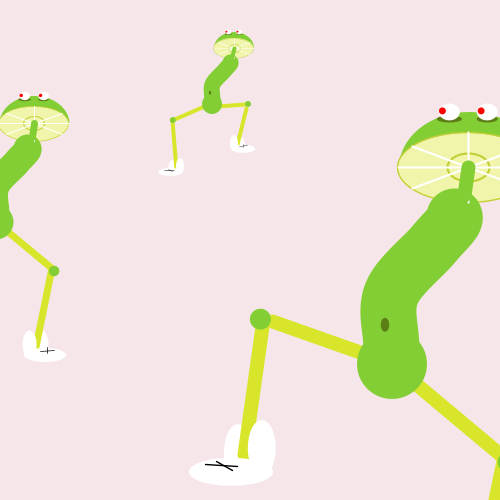
Frame 1 (no input)
Frame 60 (the mouse pressed at the canvas centre just before this capture): identical to frame 1, image omitted
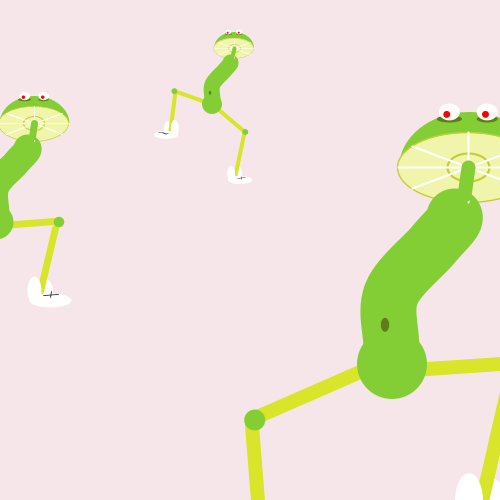
Frame 120 (the mouse held since frame 60 and released just before this capture)

The Processing sketch that drew these frames (run headless with seeded random() and noise(); from frame 60 on, the mouse is pressed at the canvas centre):

// Processing sketch: processing_37658
// ── processing_37658.pde

void setup () {
  size (500, 500);
  smooth ();
}
void draw () {
  smooth();
  randomSeed(0);

  //for (int k=0; k< 501; k += random(11,55) ) {
  //  strokeWeight(random (1, 2));
  background (#F7E6E9, 80);
   // line (0, k, 500, k);

    limeman (-200, 40, .7);
    limeman (0, 0, 1.4);
    limeman2 (100, 0, .4);

    if (mousePressed == true) {
      background (255);
      background (#F7E6E9);
      limeman2 (-200, 40, .7);
      limeman2(0, 0, 1.4);
      limeman (100, 0, .4);
    }
  }


//void mouseMoved() {
// limeman2 (-200, 40, .7);
// if (limeman (-200, 40, .7));
// 

void limeman2 (int x, int y, float s) {
  pushMatrix ();
  translate (x, y);
  scale(s);
  //backs of shoes
  noStroke ();
  fill (255);
  ellipse (352, 362, 20, 40);
  ellipse (181, 420, 20, 40); 

  //legs
  stroke (#D8E52A);
  strokeWeight (10);
  //lower right leg
  line (344, 360, 365, 270);
  //upper right leg
  line (290, 265, 363, 260);
  //lower left leg
  line (180, 300, 190, 425);
  //upper left leg 
  line (260, 265, 180, 300);

  noStroke();
  fill(#83CE34);
  //knees
  ellipse (182, 300, 15, 15);
  ellipse (370, 260, 15, 15);

  //butt ellipse
  ellipse  (280, 260, 50, 50);

  //shoes
  noStroke ();
  fill (255);
  ellipse (358, 372, 60, 20);
  ellipse (335, 358, 20, 40);
  ellipse (200, 415, 20, 40); 
  ellipse (176, 430, 60, 20);

  //laces
  stroke (0); 
  strokeWeight (1);
  line (170, 423, 181, 429);
  line (162, 425, 185, 426);

  line (348, 365, 369, 363 );
  line (359, 360, 358, 368);

  //head arc
  noStroke();
  fill (#83CE34);
  arc (335, 120, 100, 80, PI, 2*PI);

  fill (255);
  ellipse (334, 120, 100, 50);

  fill (255);
  arc (335, 122, 100, 30, PI, 2*PI);

  //head shading
  fill (#D8E52A, 100);
  strokeWeight (1);
  stroke(#C3CE34);
  ellipse (334, 120, 100, 50);

  //torso
  strokeWeight (40);
  noFill ();

  beginShape ();
  curveVertex (300, 155);
  curveVertex (325, 155);
  curveVertex (310, 175);
  curveVertex (280, 210);
  curveVertex (280, 250);
  curveVertex (280, 300);
  stroke (#83CE34);
  endShape ();

  //belly button
  noStroke ();
  fill (#5D7E16);
  ellipse (275, 232, 6, 10);

  noFill ();

  stroke (#C3CE34);
  strokeWeight (1.5);
  ellipse (335, 120, 30, 20);
  stroke (255);
  int lx = 335;

  int ly=120;
  line(lx, ly, lx-50, ly);
  line(lx, ly, lx+50, ly);
  line(lx, ly, lx, ly-25);
  line(lx, ly, lx, ly+25);  
  line(lx, ly, lx+40, ly-15);
  line(lx, ly, lx-40, ly+15);
  line(lx, ly, lx+40, ly+15);
  line(lx, ly, lx-40, ly-15);

  //neck
  stroke (#83CE34);
  strokeWeight (10);
  line (332, 140, 335, 120);

  //eyeshading
  noStroke();
  fill (#5D7E16);
  ellipse (321, 85, 18, 5);
  ellipse (348, 85, 15, 5);

  //eyes
  noStroke ();
  fill (255);
  ellipse (321, 80, 15, 12);
  ellipse (348, 80, 15, 12);

  //pupil
  float ex = 320;
  float ey = 80;
  // fill (#4D4D50);
  fill (255, 0, 0);
  float dxiris = constrain ((mouseX-ex)/80, -10, 14);
  float dyiris = constrain ((mouseY-ey)/100, -14, 14);
  ellipse (ex+dxiris, ey+dyiris, 5, 5);
  float exL = 348;
  float eyL = 80;
  float dxirisL = constrain ((mouseX-exL)/80, -10, 14);
  float dyirisL = constrain ((mouseY-eyL)/100, -14, 14);
  ellipse (exL+dxirisL, eyL+dyirisL, 5, 5);
  popMatrix();
}

void limeman (int x, int y, float s) {
  pushMatrix ();
  translate (x, y);
  scale(s);
  //backs of shoes
  noStroke ();
  fill (255);
  ellipse (345, 435, 20, 40);
  ellipse (170, 323, 20, 40); 

  //legs
  stroke (#D8E52A);
  strokeWeight (10);
  line (335, 450, 360, 330);
  line (363, 330, 280, 260);
  line (188, 228, 175, 325);
  line (280, 260, 195, 230);
  noStroke();
  fill(#83CE34);
  //knees
  ellipse (186, 228, 15, 15);
  ellipse (363, 330, 15, 15);

  //butt ellipse
  ellipse  (280, 260, 50, 50);

  //shoes
  noStroke ();
  fill (255);
  ellipse (350, 450, 60, 20);
  ellipse (328, 435, 20, 40);
  ellipse (187, 320, 20, 40); 
  ellipse (165, 337, 60, 20);

  //laces
  stroke (0); 
  strokeWeight (1);
  line (155, 330, 166, 336);
  line (147, 332, 170, 333);

  line (343, 445, 364, 443 );
  line (354, 440, 353, 448);

  //head arc
  noStroke();
  fill (#83CE34);
  arc (335, 120, 100, 80, PI, 2*PI);

  fill (255);
  ellipse (334, 120, 100, 50);

  fill (255);
  arc (335, 122, 100, 30, PI, 2*PI);

  //head shading
  fill (#D8E52A, 100);
  strokeWeight (1);
  stroke(#C3CE34);
  ellipse (334, 120, 100, 50);

  //torso
  strokeWeight (40);
  noFill ();

  beginShape ();
  curveVertex (300, 155);
  curveVertex (325, 155);
  curveVertex (310, 175);
  curveVertex (280, 210);
  curveVertex (280, 250);
  curveVertex (280, 300);
  stroke (#83CE34);
  endShape ();

  //belly button
  noStroke ();
  fill (#5D7E16);
  ellipse (275, 232, 6, 10);

  noFill ();

  stroke (#C3CE34);
  strokeWeight (1.5);
  ellipse (335, 120, 30, 20);
  stroke (255);
  int lx = 335;

  int ly=120;
  line(lx, ly, lx-50, ly);
  line(lx, ly, lx+50, ly);
  line(lx, ly, lx, ly-25);
  line(lx, ly, lx, ly+25);  
  line(lx, ly, lx+40, ly-15);
  line(lx, ly, lx-40, ly+15);
  line(lx, ly, lx+40, ly+15);
  line(lx, ly, lx-40, ly-15);

  //neck
  stroke (#83CE34);
  strokeWeight (10);
  line (332, 140, 335, 120);

  //eyeshading
  noStroke();
  fill (#5D7E16);
  ellipse (321, 85, 18, 5);
  ellipse (348, 85, 15, 5);

  //eyes
  noStroke ();
  fill (255);
  ellipse (321, 80, 15, 12);
  ellipse (348, 80, 15, 12);

  //pupil
  float ex = 320;
  float ey = 80;
  // fill (#4D4D50);
  fill (255, 0, 0);
  float dxiris = constrain ((mouseX-ex)/80, -10, 14);
  float dyiris = constrain ((mouseY-ey)/100, -14, 14);
  ellipse (ex+dxiris, ey+dyiris, 5, 5);
  float exL = 348;
  float eyL = 80;
  float dxirisL = constrain ((mouseX-exL)/80, -10, 14);
  float dyirisL = constrain ((mouseY-eyL)/100, -14, 14);
  ellipse (exL+dxirisL, eyL+dyirisL, 5, 5);
  popMatrix();
}
